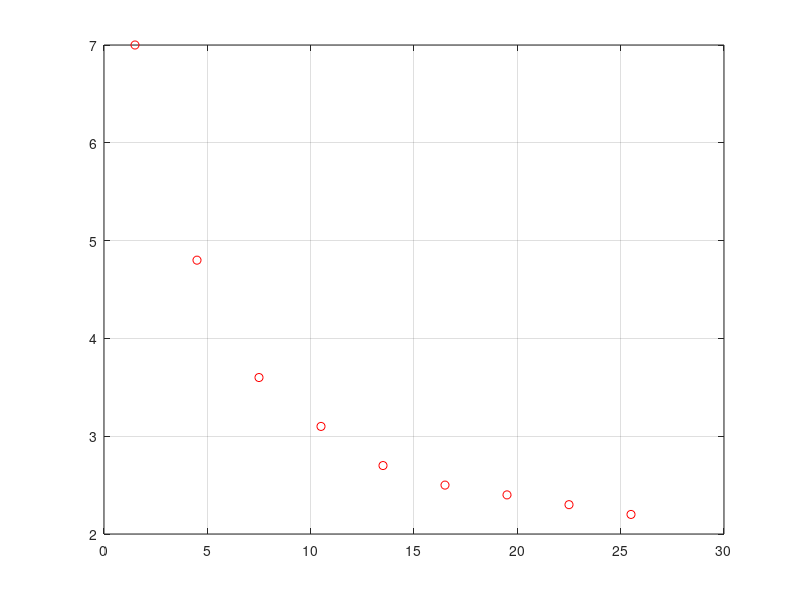

Write MATLAB code to recreate this figure. (Note: this script raises an error after producing the figure.)

clear, clc
%% Import data
x=[1.5, 4.5, 7.5,10.5,13.5,16.5,19.5,22.5,25.5];
y=[7.0,4.8,3.6,3.1,2.7,2.5,2.4,2.3,2.2];

%% Visualization
figure
plot(x,y,'ro') 
grid on

%% model1: log
mdl1 = @(b,x) b(1) + b(2)*log(x);
nonlinfit1 = fitnlm(x,y,mdl1,[0.01;0.01]);
b=nonlinfit1.Coefficients.Estimate;
Y1=b(1,1)+b(2,1)*log(x);

figure
hold on
plot(x,y,'ro') 
plot(x,Y1,'-b','linewidth',2)
grid on

%% model2: exp
m2 = 'y ~ b1*x^b2';
nonlinfit2 = fitnlm(x,y,m2,[1;1]);
b1=nonlinfit2.Coefficients.Estimate(1,1);
b2=nonlinfit2.Coefficients.Estimate(2,1);
Y2=b1*x.^b2;

figure
hold on
plot(x,y,'ro') 
plot(x,Y2,'-b','linewidth',2)
grid on
